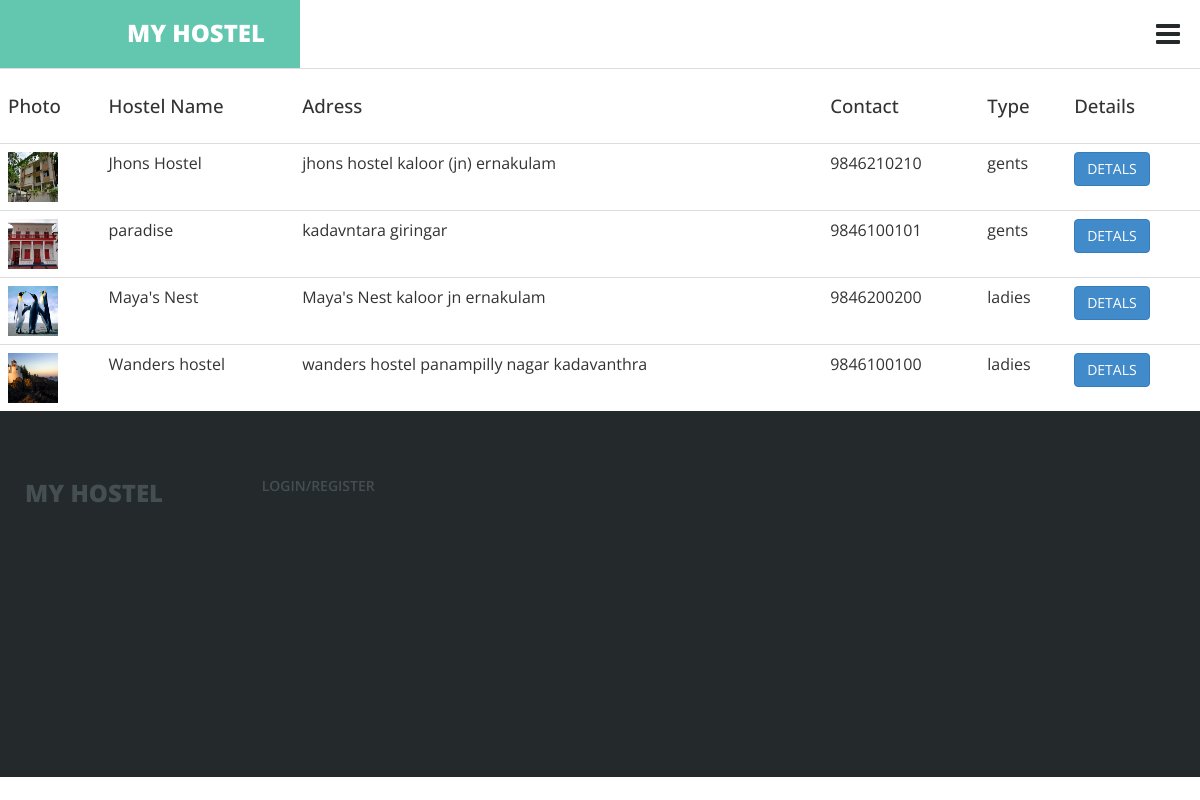
Page /index.php/guest/listhostels on the committed database.
### tables this page shows
CREATE TABLE IF NOT EXISTS `hostel` (
  `hostel_id` int(10) NOT NULL AUTO_INCREMENT,
  `hostel_loc_id` varchar(30) DEFAULT NULL,
  `hostel_floor` int(2) DEFAULT NULL,
  `hostel_name` varchar(30) DEFAULT NULL,
  `hostel_desc` varchar(100) NOT NULL,
  `hostel_type` varchar(6) DEFAULT NULL,
  `hostel_email` varchar(30) DEFAULT NULL,
  `hostel_address` varchar(100) DEFAULT NULL,
  `hostel_contact` varchar(15) DEFAULT NULL,
  `hostel_photo` varchar(40) NOT NULL,
  `hostel_status` char(1) DEFAULT 'a',
  PRIMARY KEY (`hostel_id`),
  UNIQUE KEY `hostel_email` (`hostel_email`)
);

### application/controllers/Guest.php (called while the page is built, shortened)
<?php
class Guest extends CI_Controller {
    public function listhostels()
    {
        $passArr=array();
        $this->load->model("hostel");
        $passArr["hostels"]= $this->hostel->listhostel();
        $this->load->view("guest/listhostel",$passArr);
    }
}

### index.php (called while the page is built, shortened)
<?php
require_once BASEPATH.'core/CodeIgniter.php';

### application/models/hostel.php (called while the page is built, shortened)
<?php
class hostel extends CI_Model {
    public function listhostel()
    {
        $this->db->where("hostel_status","a");
        $res=$this->db->get("hostel");
        return $res->result_array();
    }
}

### application/views/guest/listhostel.php (the view)
<?php
require("header.php");
?>
<table align="" class="table   table-borderless" style="width: 100%;margin:0 auto;">
    	<tr>
            <td><h3>Photo</h3></td>
    		<td><h3>Hostel Name</h3></td>
    		<td><h3>Adress</h3></td>
    		<td><h3>Contact</h3></td>
            <td><h3>Type</h3></td>
            <td><h3>Details</h3></td>
        </tr>
    	<tr>
    		<?php
    		foreach ($hostels as $hostel)
    		{
            ?>
            <tr>
            <td><img src='<?php echo base_url("photos/").$hostel["hostel_photo"];?>' style="height:50px;width:50px;" /></td>
           <td><?php echo $hostel["hostel_name"] ; ?></td>
           <td><?php echo $hostel["hostel_address"] ; ?></td>
            <td><?php echo $hostel["hostel_contact"];?></td>
            <td><?php echo $hostel["hostel_type"];?></td>
            <td><a target="_blank" class="btn btn-primary" href="<?php echo site_url("guest/viewhostel/".$hostel["hostel_id"] ) ?>">DETALS</a></td>
                </tr>
                <?php
    		}
    		?>
    	</tr>
    </table>
<?php
require("footer.php");
?>

### infusion/css/styles.css (style rules this page uses)
html { font-size: 100%; -webkit-text-size-adjust: 100%; -ms-text-size-adjust: 100%; }
html, html a { -webkit-font-smoothing: antialiased !important; -moz-font-smoothing: antialiased !important; -o-font-smoothing: antialiased !important; text-shadow: 1px 1px 1px rgba(0,0,0,0.004); transition: 0.5s ease; -moz-transition: 0.5s ease; -webkit-transition: 0.5s ease; -o-transition: 0.5s ease; }
html, button, input, select, textarea { font-family: serif; }
body { margin: 0; font-family: 'Open Sans', sans-serif; }
h3 { font-size: 1.17em; margin: 1em 0; }
img { border: 0; -ms-interpolation-mode: bicubic; }
table { border-collapse: collapse; border-spacing: 0; }

### rows in the picture
hostel: hostel_photo (picture), hostel_name "Jhons Hostel", hostel_address "jhons hostel kaloor (jn) ernakulam", hostel_contact "9846210210", hostel_type "gents"
hostel: hostel_photo (picture), hostel_name "paradise", hostel_address "kadavntara giringar", hostel_contact "9846100101", hostel_type "gents"
hostel: hostel_photo (picture), hostel_name "Maya's Nest", hostel_address "Maya's Nest kaloor jn ernakulam", hostel_contact "9846200200", hostel_type "ladies"
hostel: hostel_photo (picture), hostel_name "Wanders hostel", hostel_address "wanders hostel panampilly nagar kadavanthra", hostel_contact "9846100100", hostel_type "ladies"
